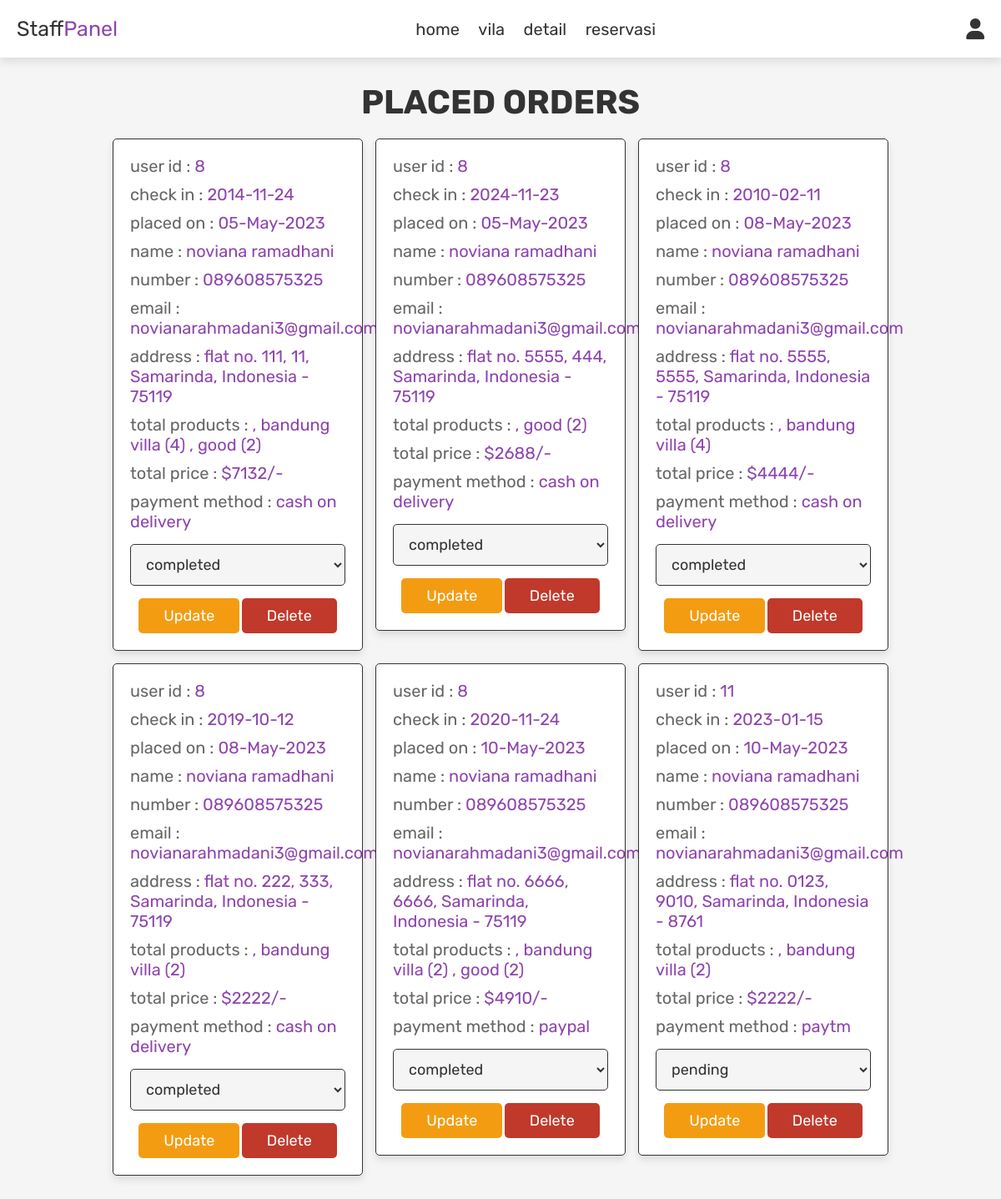
The app's page /staff_orders.php (signed in) with its own data.
### tables this page shows
CREATE TABLE `reservasi` (
  `id` int(100) NOT NULL,
  `user_id` int(100) NOT NULL,
  `check_in` date NOT NULL,
  `name` varchar(100) NOT NULL,
  `number` varchar(12) NOT NULL,
  `email` varchar(100) NOT NULL,
  `method` varchar(50) NOT NULL,
  `address` varchar(500) NOT NULL,
  `total_products` varchar(1000) NOT NULL,
  `total_price` int(100) NOT NULL,
  `placed_on` varchar(50) NOT NULL,
  `payment_status` varchar(20) NOT NULL DEFAULT 'pending'
);

### staff_orders.php (the view, shortened to what this page needs)
<?php
include 'config.php';
?>
<!DOCTYPE html>
<html lang="en">
<head>
   <link rel="stylesheet" href="https://cdnjs.cloudflare.com/ajax/libs/font-awesome/6.0.0/css/all.min.css">
   <link rel="stylesheet" href="css/admin1.css">
</head>
<body>
<?php include 'staff_header.php'; ?>
<section class="orders">
   <h1 class="title">placed orders</h1>
   <div class="box-container">
      <?php
      $select_orders = mysqli_query($conn, "SELECT * FROM `reservasi`") or die('query failed');
      if(mysqli_num_rows($select_orders) > 0){
         while($fetch_orders = mysqli_fetch_assoc($select_orders)){
      ?>
      <div class="box">
         <p> user id : <span><?php echo $fetch_orders['user_id']; ?></span> </p>
         <p> check in : <span><?php echo $fetch_orders['check_in']; ?></span> </p>
         <p> placed on : <span><?php echo $fetch_orders['placed_on']; ?></span> </p>
         <p> name : <span><?php echo $fetch_orders['name']; ?></span> </p>
         <p> number : <span><?php echo $fetch_orders['number']; ?></span> </p>
         <p> email : <span><?php echo $fetch_orders['email']; ?></span> </p>
         <p> address : <span><?php echo $fetch_orders['address']; ?></span> </p>
         <p> total products : <span><?php echo $fetch_orders['total_products']; ?></span> </p>
         <p> total price : <span>$<?php echo $fetch_orders['total_price']; ?>/-</span> </p>
         <p> payment method : <span><?php echo $fetch_orders['method']; ?></span> </p>
         <form action="" method="post">
            <select name="update_payment">
               <option value="" selected disabled><?php echo $fetch_orders['payment_status']; ?></option>
            </select>
            <input type="submit" value="update" name="update_order" class="option-btn">
            <a href="admin_orders.php?delete=<?php echo $fetch_orders['id']; ?>" onclick="return confirm('delete this order?');" class="delete-btn">delete</a>
         </form>
      </div>
      <?php
         }
      }else{
         echo '<p class="empty">no orders placed yet!</p>';
      }
      ?>
   </div>
</section>
</body>
</html>

### css/admin1.css (style rules this page uses)
:root { --purple:#8e44ad; --red:#c0392b; --orange:#f39c12; --black:#333; --white:#fff; --light-color:#666; --light-white:#ccc; --light-bg:#f5f5f5; --border:.1rem solid var(--black); --box-shadow:0 .5rem 1rem rgba(0,0,0,.1); }
* { font-family: 'Rubik', sans-serif; margin:0; padding:0; box-sizing: border-box; outline: none; border:none; text-decoration: none; transition:all .2s linear; }
html { font-size: 62.5%; overflow-x: hidden; }
body { background-color: var(--light-bg); }
section { padding:3rem 2rem; }
.title { text-align: center; margin-bottom: 2rem; text-transform: uppercase; color:var(--black); font-size: 4rem; }
.btn, .option-btn, .delete-btn, .white-btn { display: inline-block; margin-top: 1rem; padding:1rem 3rem; cursor: pointer; color:var(--white); font-size: 1.8rem; border-radius: .5rem; text-transform: capitalize; }
.option-btn { background-color: var(--orange); }
.delete-btn { background-color: var(--red); }
.orders .box-container { display: grid; grid-template-columns: repeat(auto-fit, 30rem); justify-content: center; gap:1.5rem; max-width: 1200px; margin:0 auto; align-items: flex-start; }
.orders .box-container .box { background-color: var(--white); padding:2rem; border:var(--border); box-shadow: var(--box-shadow); border-radius: .5rem; }
.orders .box-container .box p { padding-bottom: 1rem; font-size: 2rem; color:var(--light-color); }
.orders .box-container .box p span { color:var(--purple); }
.orders .box-container .box form { text-align: center; }
.orders .box-container .box form select { border-radius: .5rem; margin:.5rem 0; width: 100%; background-color: var(--light-bg); border:var(--border); padding:1.2rem 1.4rem; font-size: 1.8rem; color:var(--black); }

### records on screen
reservasi: user "8", check_in "2014-11-24", placed_on "05-May-2023", name "noviana ramadhani", number "089608575325", email "novianarahmadani3@gmail.com", address "flat no. 111, 11, Samarinda, Indonesia - 75119", total_products ", bandung villa (4) , good (2)", total_price "7132", method "cash on delivery", update_payment "completed"
reservasi: user "8", check_in "2024-11-23", placed_on "05-May-2023", name "noviana ramadhani", number "089608575325", email "novianarahmadani3@gmail.com", address "flat no. 5555, 444, Samarinda, Indonesia - 75119", total_products ", good (2)", total_price "2688", method "cash on delivery", update_payment "completed"
reservasi: user "8", check_in "2010-02-11", placed_on "08-May-2023", name "noviana ramadhani", number "089608575325", email "novianarahmadani3@gmail.com", address "flat no. 5555, 5555, Samarinda, Indonesia - 75119", total_products ", bandung villa (4)", total_price "4444", method "cash on delivery", update_payment "completed"
reservasi: user "8", check_in "2019-10-12", placed_on "08-May-2023", name "noviana ramadhani", number "089608575325", email "novianarahmadani3@gmail.com", address "flat no. 222, 333, Samarinda, Indonesia - 75119", total_products ", bandung villa (2)", total_price "2222", method "cash on delivery", update_payment "completed"
reservasi: user "8", check_in "2020-11-24", placed_on "10-May-2023", name "noviana ramadhani", number "089608575325", email "novianarahmadani3@gmail.com", address "flat no. 6666, 6666, Samarinda, Indonesia - 75119", total_products ", bandung villa (2) , good (2)", total_price "4910", method "paypal", update_payment "completed"
reservasi: user "11", check_in "2023-01-15", placed_on "10-May-2023", name "noviana ramadhani", number "089608575325", email "novianarahmadani3@gmail.com", address "flat no. 0123, 9010, Samarinda, Indonesia - 8761", total_products ", bandung villa (2)", total_price "2222", method "paytm", update_payment "pending"
